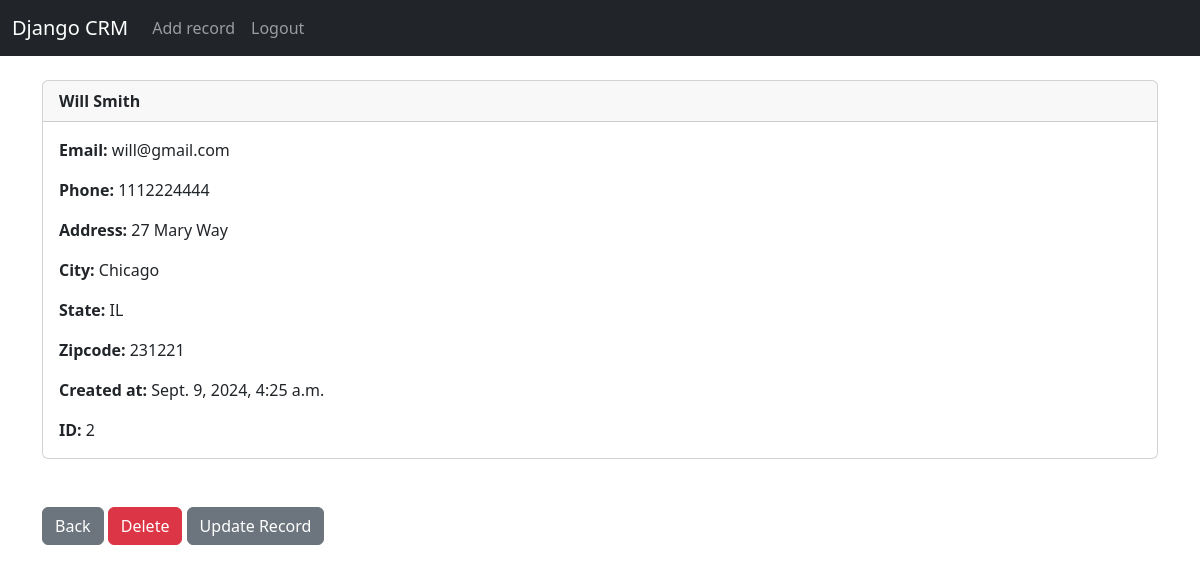
The app's page /record/2 (signed in) with its own data.
### website/models.py (models this page shows, shortened)
class Record (models.Model):
    created_at = models.DateTimeField (auto_now_add=True)
    first_name = models.CharField(max_length=50)
    last_name =  models.CharField(max_length=50)
    email =  models.CharField(max_length=100)
    phone =  models.CharField(max_length=15)
    address =  models.CharField(max_length=50)
    city =  models.CharField(max_length=50)
    state =  models.CharField(max_length=50)
    zipcode = models.CharField(max_length=20)

### website/views.py (the view)
# urls.py: path('record/<str:id>', views.record , name='record'),
def record (request , id):
        if (request.user.is_authenticated):
            record = Record.objects.get(id=id)
            return render (request , 'record.html' , {'record' : record})
        else :
             messages.success(request , 'you must be logged in to view this record ..')
             return redirect ('home')

### website/templates/record.html
{% extends 'base.html' %}
{% block content %}
<div class="card">
    <div class="card-header">
        <strong>
        {{record.first_name}}
        {{record.last_name}}
    </strong>
    </div>
    <div class="card-body">
        <p class="card-text"> <strong> Email: </strong>  {{record.email}}</p>
        <p class="card-text"> <strong> Phone:  </strong> {{record.phone}} </p>
        <p class="card-text"> <strong>Address:  </strong>{{record.address}} </p>
        <p class="card-text"> <strong> City: </strong>{{record.city}} </p>
        <p class="card-text"> <strong>State: </strong>  {{record.state}} </p>
        <p class="card-text"> <strong>Zipcode: </strong> {{record.zipcode}}</p>
        <p class="card-text"> <strong>Created at: </strong> {{record.created_at}} </p>
        <p class="card-text"> <strong>ID: </strong> {{record.id}}</p>
    </div>
  </div>
    <br>
    <br>
    <a href="{%url 'home' %}" class="btn btn-secondary">Back</a>
    <a href="{%url 'delete_record' record.id %}" class="btn btn-danger">Delete</a>
    <a href="{%url 'update_record' record.id %}" class="btn btn-secondary">Update Record</a>
{% endblock %}

### records on screen
Record: first_name "Will", last_name "Smith", email "will@gmail.com", phone "1112224444", address "27 Mary Way", city "Chicago", state "IL", zipcode "231221", created_at "Sept. 9, 2024, 4:25 a.m.", id "2"
